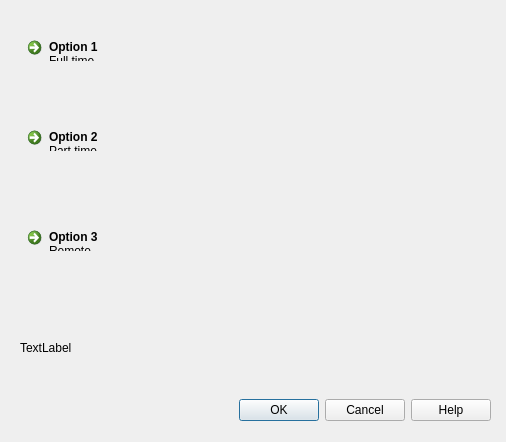
<?xml version="1.0" encoding="UTF-8"?>
<ui version="4.0">
 <class>Dialog</class>
 <widget class="QDialog" name="Dialog">
  <property name="geometry">
   <rect>
    <x>0</x>
    <y>0</y>
    <width>506</width>
    <height>442</height>
   </rect>
  </property>
  <property name="windowTitle">
   <string>Dialog</string>
  </property>
  <widget class="QCommandLinkButton" name="commandLinkButton">
   <property name="geometry">
    <rect>
     <x>20</x>
     <y>30</y>
     <width>172</width>
     <height>41</height>
    </rect>
   </property>
   <property name="text">
    <string>Option 1</string>
   </property>
   <property name="description">
    <string>Full time</string>
   </property>
  </widget>
  <widget class="QDialogButtonBox" name="buttonBox">
   <property name="geometry">
    <rect>
     <x>20</x>
     <y>390</y>
     <width>471</width>
     <height>41</height>
    </rect>
   </property>
   <property name="standardButtons">
    <set>QDialogButtonBox::StandardButton::Cancel|QDialogButtonBox::StandardButton::Help|QDialogButtonBox::StandardButton::Ok</set>
   </property>
  </widget>
  <widget class="QCommandLinkButton" name="commandLinkButton_2">
   <property name="geometry">
    <rect>
     <x>20</x>
     <y>120</y>
     <width>172</width>
     <height>41</height>
    </rect>
   </property>
   <property name="text">
    <string>Option 2</string>
   </property>
   <property name="description">
    <string>Part time</string>
   </property>
  </widget>
  <widget class="QCommandLinkButton" name="commandLinkButton_3">
   <property name="geometry">
    <rect>
     <x>20</x>
     <y>220</y>
     <width>172</width>
     <height>41</height>
    </rect>
   </property>
   <property name="text">
    <string>Option 3</string>
   </property>
   <property name="description">
    <string>Remote</string>
   </property>
  </widget>
  <widget class="QLabel" name="lblText">
   <property name="geometry">
    <rect>
     <x>20</x>
     <y>340</y>
     <width>421</width>
     <height>16</height>
    </rect>
   </property>
   <property name="text">
    <string>TextLabel</string>
   </property>
  </widget>
 </widget>
 <resources/>
 <connections/>
</ui>
